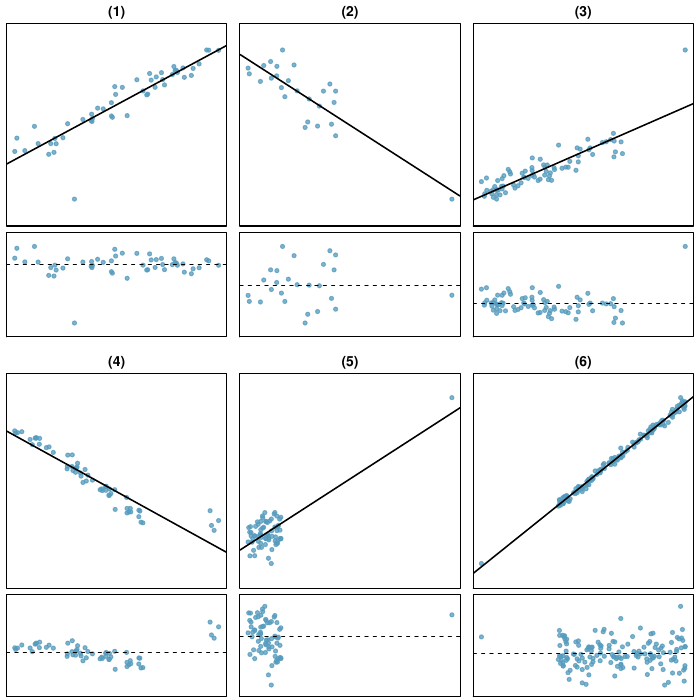

This figure's R source:
library(openintro)
data(COL)

linResPlot <- function(x, y, axes=FALSE, wBox=TRUE, wLine=TRUE, lCol=COL[5], lty=1, lwd=1.5, xlab='', ylab='', marRes=NULL, col=COL[1,2], pch=20, cex=1.25, yR=0.1, ylim=NULL, subset=NULL, main="", ...){
	if(is.null(ylim)[1]){
		YR <- range(y) + c(-1,1)*yR*diff(range(y))
	} else {
		YR <- ylim
	}
	plot(x, y, axes=axes, xlab='', ylab=ylab, col=col,
		pch=pch, cex=cex, ylim=YR, main=main, ...)
	if(wBox){
		box()
	}
	g <- lm(y ~ x, subset=subset)
	if(wLine){
		abline(g, col=lCol, lty=lty, lwd=lwd)
	}
	if(!is.null(marRes)[1]){
		par(mar=marRes)
	}
	X <- list(x=x)
	y <- y - predict(g, X)
	YR <- range(y) + c(-1,1)*yR*diff(range(y))
	plot(x,y, axes=axes, xlab=xlab, ylab='', col=col,
		pch=pch, cex=cex, ylim=YR, ...)
	if(wBox){
		box()
	}
	abline(h=0, lty=2, lwd=1, col=lCol)
}

pdf('outlierPlots.pdf', 7, 7)
myMat <- rbind(matrix(1:6,2),matrix(7:12,2))
myW <- c(1,1,1)
myH <- c(0.95,0.5,1,0.45)
layout(myMat, myW, myH)
set.seed(1)

n <- c(50, 25, 78, 55, 70, 150)
m <- c(12, -4, 7, -19, 0, 40)
xr <- list(0.3, c(2), 1.42,
	runif(4,1.45,1.55), 5.78, -0.6)
yr <- list(-4, c(-8), 19,
	c(-17,-20,-21,-19), 12, -23.2)
for(i in 1:3){
	par(mar=c(0.25,0.5,1.75,0.5))
	x <- runif(n[i])
	y <- m[i]*x + rnorm(n[i])
	x <- c(x,xr[[i]])
	y <- c(y,yr[[i]])
	linResPlot(x,y,col=COL[1,2],marRes=c(4,2,1,2)/4, yR=0.13,
				main=paste("(", i, ")", sep=""))
}
for(i in 4:6){
	par(mar=c(0.25,0.5,1.75,0.5))
	x <- runif(n[i])
	y <- m[i]*x + rnorm(n[i])
	x <- c(x,xr[[i]])
	y <- c(y,yr[[i]])
	linResPlot(x,y,col=COL[1,2],marRes=c(1,2,1,2)/4,
				yR=ifelse(i==4,c(0.5,0.1),0.1),
				main=paste("(", i, ")", sep=""))
}

par(mar=c(0.25,0.25,0.25,0.25))

par(mar=c(0.25,0.25,0.25,0.25))


dev.off()